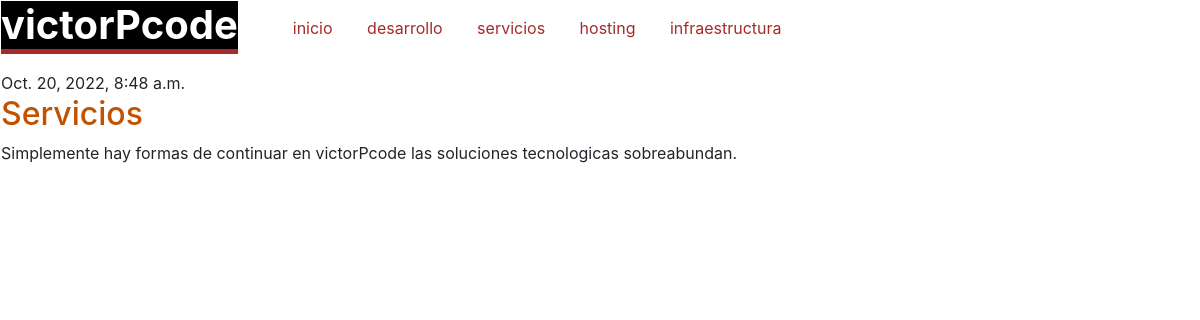
Screenshot of /post/3/ with the database file from the repository.
### blog/models.py (models this page shows, shortened)
class Post(models.Model):
    author = models.ForeignKey(settings.AUTH_USER_MODEL, on_delete=models.CASCADE)
    title = models.CharField(max_length=200)
    text = models.TextField()
    created_date = models.DateTimeField(default=timezone.now)
    published_date = models.DateTimeField(blank=True, null=True)

### blog/views.py (the view)
# urls.py: path('post/<int:pk>/', views.post_detail, name='post_detail'),
def post_detail(request, pk):
    post = get_object_or_404(Post, pk=pk)
    return render(request, 'blog/post_detail.html', {'post': post})

### blog/templates/blog/post_detail.html (shortened to what this page needs)
{% extends 'blog/base.html' %}
{% block content %}
<main>
    <article class="post">
        {% if post.published_date %}
            <time class="date">
                {{ post.published_date }}
            </time>
        {% endif %}
        <h2 style="color: #C25100;">{{ post.title }}</h2>
        <p>{{ post.text|linebreaksbr }}</p>
    </article>
</main>
{% endblock %}

### rows the page displays
Post: published_date "Oct. 20, 2022, 8:48 a.m.", title "Servicios", text "Simplemente hay formas de continuar en victorPcode las soluciones tecnologicas sobreabundan."
